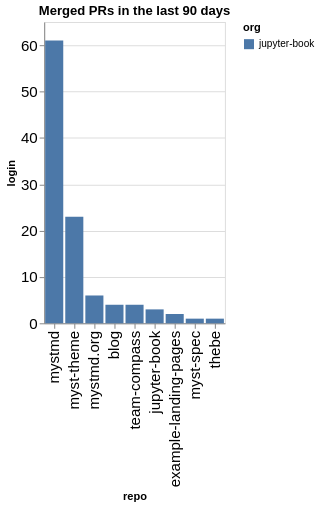

This figure's notebook cell:
### Code cell
prs_by_repo = merged.groupby(['org', 'repo']).count()['login'].reset_index().sort_values(['org', 'login'], ascending=False)
alt.Chart(data=prs_by_repo, title=f"Merged PRs in the last {n_days} days").mark_bar().encode(
    x=alt.X('repo', sort=prs_by_repo['repo'].values.tolist()),
    y='login',
    color='org'
)

### Figure 1 — Vega-Lite specification as saved in the notebook (floating-point values rounded to 4 significant figures)
{"config": {"axisLeft": {"labelFontSize": 15}, "axisBottom": {"labelFontSize": 15}}, "data": {"name": "data-e616f715d87a5fe1ea3d79cf7a3e9b2e"}, "mark": {"type": "bar"}, "encoding": {"color": {"field": "org", "type": "nominal"}, "x": {"field": "repo", "sort": ["mystmd", "myst-theme", "mystmd.org", "blog", "team-compass", "jupyter-book", "example-landing-pages", "myst-spec", "thebe"], "type": "nominal"}, "y": {"field": "login", "type": "quantitative"}}, "title": "Merged PRs in the last 90 days", "$schema": "https://vega.github.io/schema/vega-lite/v5.20.1.json", "datasets": {"data-e616f715d87a5fe1ea3d79cf7a3e9b2e": [{"org": "jupyter-book", "repo": "mystmd", "login": 61}, {"org": "jupyter-book", "repo": "myst-theme", "login": 23}, {"org": "jupyter-book", "repo": "mystmd.org", "login": 6}, {"org": "jupyter-book", "repo": "blog", "login": 4}, {"org": "jupyter-book", "repo": "team-compass", "login": 4}, {"org": "jupyter-book", "repo": "jupyter-book", "login": 3}, {"org": "jupyter-book", "repo": "example-landing-pages", "login": 2}, {"org": "jupyter-book", "repo": "myst-spec", "login": 1}, {"org": "jupyter-book", "repo": "thebe", "login": 1}]}}
